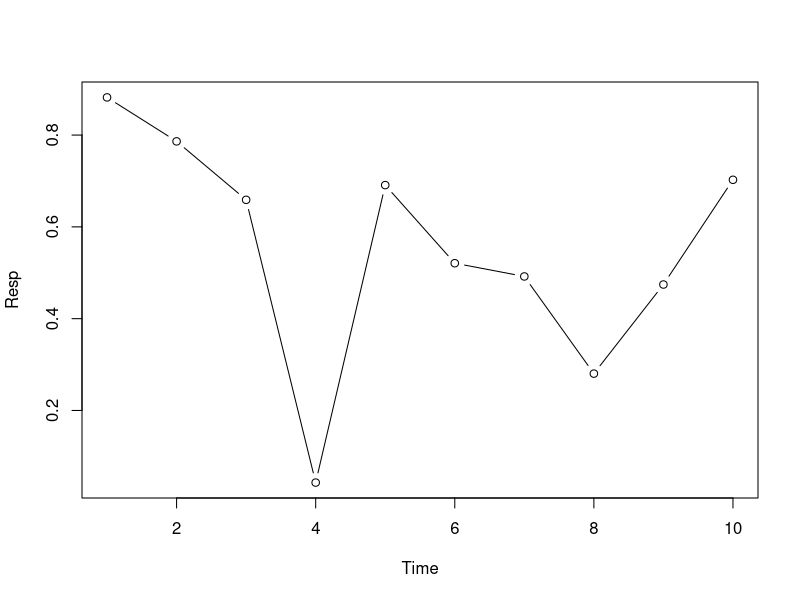
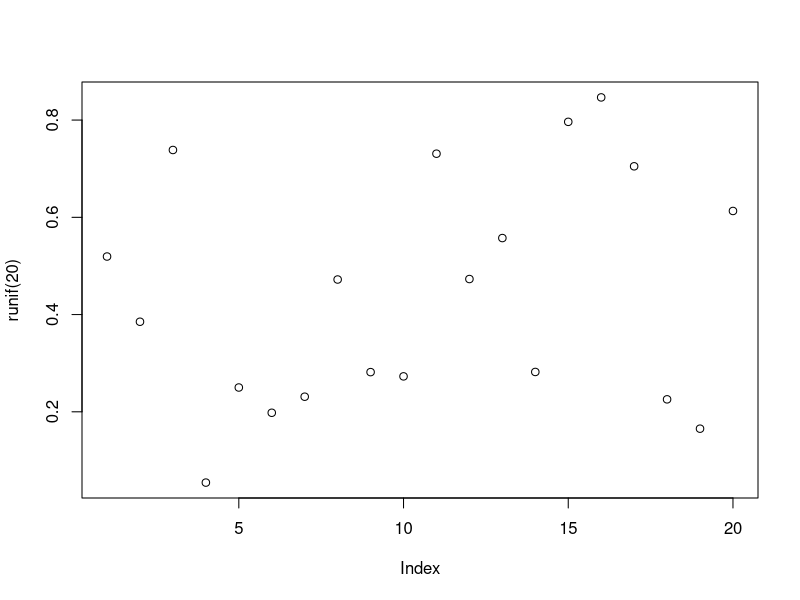

The R script that drew these images, in order:
## ---- chunk 1
# Set my working directory:
setwd("/Users/phillipburnham/ComputationalBiology/CompBio")

# Clear memory of characters:
ls()
rm(list=ls())
## ---- chunk 2
# Comments:

Time <- seq(1,10) # seq makes integer sequence!
print(Time) # PRINT IT!

Resp <- runif(10) # get 10 random numbers
print(Resp) # print it

plot(x=Time, y=Resp, type="b") # plot them
## ---- chunk 3
plot(runif(20))
print(seq(1,5))
